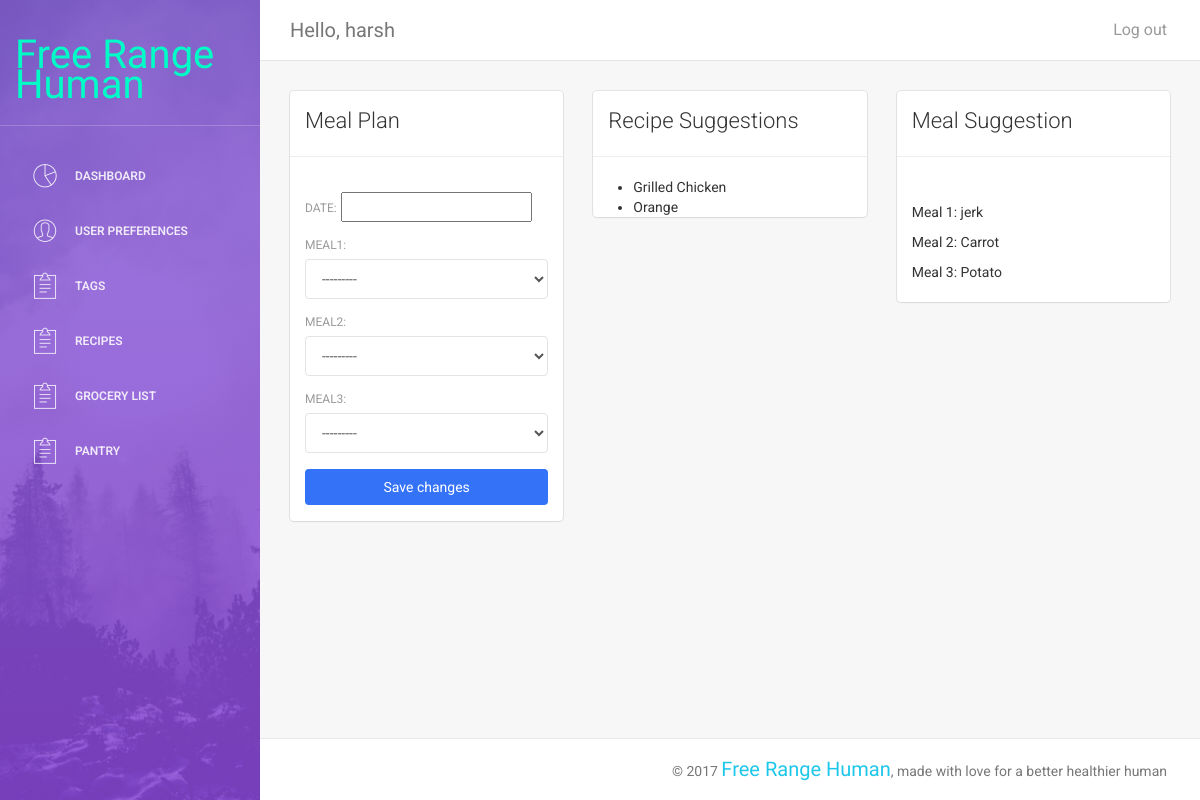
Screenshot of /dashboard/add_meal/ (signed in) with the database file from the repository.
### dashboard/models.py (models this page shows, shortened)
class Recipe(models.Model):
	recipe_id = models.AutoField(primary_key=True)
	recipe_name = models.CharField(max_length=50)
	calories = models.IntegerField()
	servings = models.IntegerField()
	fat = models.IntegerField()
	carb = models.IntegerField()
	protein = models.IntegerField()
	ingredients = models.ManyToManyField(Ingredient)
	tags = models.ManyToManyField(Tag)
	def __str__(self):
		return self.recipe_name

class DailyMealPlan(models.Model):
	meal_plan_id = models.AutoField(primary_key=True)
	meal1 = models.ForeignKey('Recipe', related_name="meal1", on_delete=models.CASCADE)
	meal2 = models.ForeignKey('Recipe', related_name="meal2", on_delete=models.CASCADE)
	meal3 = models.ForeignKey('Recipe', related_name="meal3", on_delete=models.CASCADE)

### dashboard/views.py (the view)
@login_required
def add_MealPlan(request):
    calorie_base = random.randint(200,250)
    calorie_start =  calorie_base - 200
    calorie_end = calorie_base + 200
    fat_base = random.randint(10, 10)
    fat_start = fat_base - 10
    fat_end = fat_base + 10
    carb_base = random.randint(10, 10)
    carb_start = carb_base - 10
    carb_end = carb_base + 10
    protein_base = random.randint(10, 10)
    protein_start = protein_base - 10
    protein_end = protein_base + 10
    rec_suggestions = Recipe.objects.filter(calories__range=[calorie_start, calorie_end], fat__range=[fat_start, fat_end], carb__range=[carb_start,carb_end], protein__range=[protein_start,protein_end])[:5]
    AllMeals = DailyMealPlan.objects.all()
    meal_suggestions = random.choice(AllMeals)
    if request.method == 'POST':
        meal_plan = DailyMealPlanForm(request.POST)
        Calendar_date = CalendarForm(request.POST)
        if meal_plan.is_valid() and Calendar_date.is_valid():
            mp = meal_plan.save()
            mp.refresh_from_db()
            c = Calendar(user_id=request.user.id, meal_plans=mp, date=Calendar_date.cleaned_data.get('date'))
            c.save()
            messages.success(request, 'Your meal_plan was successfully updated!')
            return redirect(redirectUrl)
        else:
            messages.error(request, 'Please correct the error below.')
    else:
        meal_plan = DailyMealPlanForm()
        Calendar_date = CalendarForm()
    return render(request, 'meal_plan.html', context={
        'meal_plan': meal_plan,
        'Calendar_date': Calendar_date,
        'suggestions': rec_suggestions,
        'meal_suggestions': meal_suggestions
    })

### dashboard/forms.py
class DailyMealPlanForm(forms.ModelForm):
    class Meta:
        model = DailyMealPlan
        fields = ('meal1', 'meal2', 'meal3')
    def __init__(self, *args, **kwargs):
        super(DailyMealPlanForm, self).__init__(*args, **kwargs)
        self.fields['meal1'].widget.attrs['class'] = 'form-control'
        self.fields['meal2'].widget.attrs['class'] = 'form-control'
        self.fields['meal3'].widget.attrs['class'] = 'form-control'

class CalendarForm(forms.ModelForm):
    class Meta:
        model = Calendar
        fields = ('date',)

### dashboard/templates/meal_plan.html
{% extends "theme/dashboard.html" %} {% block content %}
<div class="col-md-4">
    <div class="card">
        <div class="header">
            <h4 class="title">Meal Plan</h4>
        </div>
        <hr>
        <div class="content">
            <form method="post">
                {% csrf_token %} {{ Calendar_date.as_p }} {{ meal_plan.as_p }}
                <div class="row">
                    <div class="col-md-12">
                        <button class="btn btn-primary btn-fill col-md-12" type="submit">Save changes</button>
                    </div>
                </div>
            </form>
        </div>
    </div>
</div>
<div class="col-md-4">
    <div class="card">
        <div class="header">
            <h4 class="title">Recipe Suggestions</h4>
        </div>
        <hr>
        <div class="recipe_suggestion">
            <ul>
                {% for suggestion in suggestions %}
                <li>{{ suggestion.recipe_name }}</li>
                {% endfor %}
            </ul>
        </div>
    </div>
</div>
<div class="col-md-4">
    <div class="card">
        <div class="header">
            <h4 class="title">Meal Suggestion</h4>
        </div>
        <hr>
        <div class="content">
        <div class="meal_suggestion">
            <p></p>Meal 1: {{ meal_suggestions.meal1.recipe_name }}</p>
            <p></p>Meal 2: {{ meal_suggestions.meal2.recipe_name }}</p>
            <p></p>Meal 3: {{ meal_suggestions.meal3.recipe_name }}</p>
        </div>
        </div>
    </div>
</div>
{% endblock %}

### dashboard/templates/theme/dashboard.html (shortened to what this page needs)
<!doctype html>
<html lang="en">
<head>
    <meta charset="utf-8" /> {% load static %}
    {% load static %}
    <link href="{% static 'assets/css/bootstrap.min.css' %}" rel="stylesheet" />
    {% load static %}
    <link href="{% static 'assets/css/animate.min.css' %}" rel="stylesheet" />
    {% load static %}
    <link href="{% static 'assets/css/light-bootstrap-dashboard.css' %}" rel="stylesheet" />
    {% load static %}
    <link href="{% static 'css/styles.css' %}" rel="stylesheet" />
    <link href="http://maxcdn.bootstrapcdn.com/font-awesome/4.2.0/css/font-awesome.min.css" rel="stylesheet">
    <link href='http://fonts.googleapis.com/css?family=Roboto:400,700,300' rel='stylesheet' type='text/css'> {% load static %}
    <link href="{% static 'assets/css/pe-icon-7-stroke.css' %}" rel="stylesheet" />
</head>
<body>
    <div class="wrapper">
        <div class="sidebar" data-color="purple" data-image="assets/img/sidebar-5.jpg">
            <div class="sidebar-wrapper">
                <div class="logo">
                    <h4 class="company-name">Free Range Human</h4>
                </div>
                <ul class="nav">
                    <li>
                        <a href="{% url 'main' %}">
                        <i class="pe-7s-graph"></i>
                        <p>Dashboard</p>
                    </a>
                    </li>
                    {% if user.is_authenticated %}
                    <li>
                        <a href="{% url 'pref' %}">
                        <i class="pe-7s-user"></i>
                        <p>User Preferences</p>
                    </a>
                    </li>
                    <li>
                        <a href="{% url 'tags' %}">
                        <i class="pe-7s-note2"></i>
                        <p>Tags</p>
                    </a>
                    </li>
                    <li>
                        <a href="{% url 'recipes' %}">
                        <i class="pe-7s-note2"></i>
                        <p>Recipes</p>
                    </a>
                    </li>
                    <li>
                        <a href="{% url 'groceries' %}">
                        <i class="pe-7s-note2"></i>
                        <p>Grocery List</p>
                    </a>
                    </li>
                    <li>
                        <a href="{% url 'pantry' %}">
                        <i class="pe-7s-note2"></i>
                        <p>Pantry</p>
                    </a>
                    </li>
                    {% endif %}
                    </ul>
            </div>
        </div>
        <div class="main-panel">
            <nav class="navbar navbar-default navbar-fixed">
                <div class="container-fluid">
                    <div class="navbar-header">
                        {% if user.is_authenticated %}
                        <a class="navbar-brand">Hello, {{ user.get_username }}</a> {% else %}
                        <a class="navbar-brand" href="">Dashboard</a> {% endif %}
                    </div>
                    <div class="collapse navbar-collapse">
                        <ul class="nav navbar-nav navbar-right">
                            {% if user.is_authenticated %}
                            <li><a href="{% url 'logout'%}?next=/dashboard/">Log out</a></li>
                            {% else %}
                            <li><a href="{% url 'login'%}?next=/dashboard/">Login</a></li>
                            <li><a href="{% url 'signup'%}?next=/dashboard/">Register</a></li>
                            {% endif %}
                        </ul>
                    </div>
                </div>
            </nav>
            <div class="content">
                <div class="container-fluid">
                    <div class="row">
                        {% block content %}
                        {% endblock %}
                    </div>
                </div>
            </div>
            <footer class="footer">
                <div class="container-fluid">
                    <p class="copyright pull-right">
                        &copy;
                        <a class="company-font">Free Range Human</a>, made with love for a better healthier human
                    </p>
                </div>
            </footer>
        </div>
    </div>
</body>
{% load static %}
{% load static %}
{% load static %}
{% load static %}
{% load static %}
{% load static %}
</html>

### dashboard/static/css/styles.css (style rules this page uses)
.company-font { font-family: 'Amatic SC', cursive; font-size: 20px; }
.company-name { font-family: 'Amatic SC', cursive; color: #00FDC8; font-size: 40px; }
li a { line-height: 1.5; font-size: 16px; margin: 0 0 10px; font-weight: 400; }

### rows the page displays
Recipe: recipe_name "Grilled Chicken"
Recipe: recipe_name "Orange"
DailyMealPlan: meal1.recipe_name "jerk", meal2.recipe_name "Carrot", meal3.recipe_name "Potato"

### other values shown
{{ user.get_username }} "harsh"
